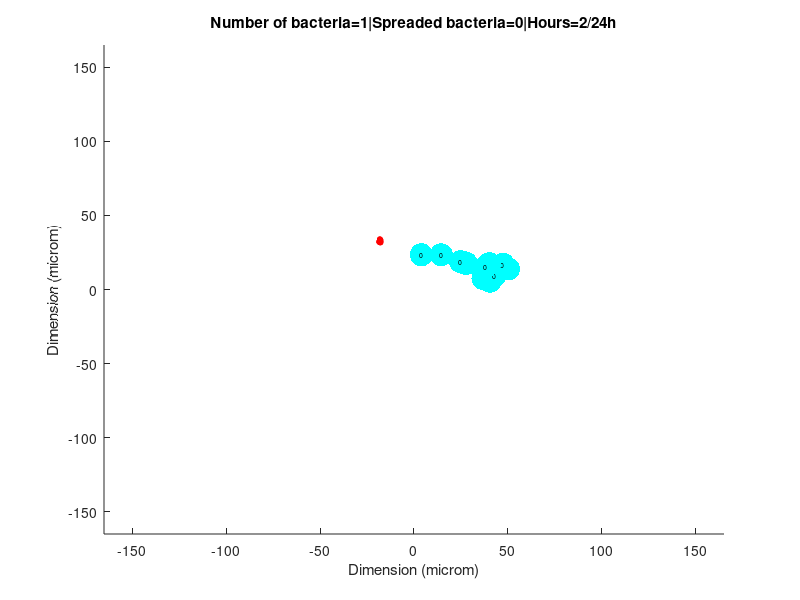

Write MATLAB code to recreate this figure.
%[n,nb,nummac,out] = AlveolusGame(pars)
%pars: [ 1.number of bacteria (1),
%        2.number of macrophages (3),
%        3.chemokine diffusion constant (6e3),
%        4.antigens per bacteria (1),
%        5.Movement in sessile phase (0.1),
%        6.Movement in flowing phase (3),
%        7.Radial flow (4.2e-2),
%        8.Bacteria dobling time (200),
%        9.Probability interchanged (0.999),
%       10.Bacteria saturation number (10),
%       11.Macrophage movement (2),
%       12.Phagocytosys rate (0.048),
%       13.Maximum bacteria per macrophage (50)
%       14.Distance to sense the metabolic gradient (30)
%       15.Sensitivity to feel the cytokine gradient (1e-6)]
%n: minutes at the end of the simulation
%nb: number of bacteria at the end of the simulation
%nummac: number of macrophages at the end of the simulation
%
%Multilevel model of the bacterial (Streptococcus pneumoniae) infection of
%an alveolus. It is simulated the stablishment of the infection. Bacteria
%interact with the alveolar macrophages and lung epithelial cells.
%
%Epithelial cells have intracellular signaling structure for inflammation
%through intracellular signaling pathway using ordinary differential equations
%(eqs).
%
%Bacteria and macrophages interact in the surfice of epithelial cells,
%modelled as an agent basd model (bacsMulti).
%
%bacsMulti:
%Mathematical simulation of bacterial groth and movement in a single
%alveolus together with macrophages movement and bacteria clearance.
%
%-Bacteria growth with a saturable process.
%-Bacteria jump stochasticaly between two liquid phases in alveolus: flowing
%phasde and stationary phase.
%-Coughing can be simulated, inactivated by default.
%-Bacteria move in a random walk way, faster in the flowing phase.
%-Macrophages move in a randomn walk way following the chemokine gradient
%produced by epithelial cells.
%-Macrophages eat bacteria. First attach and then there is a dynamics of
%phagogytosis. Macrophages die if the number of attached bacteria is very
%high.
%-There is a defined flow velocity of the mobile liquid phase.
%-Bacteria leave the alveolus when reach the border.
%
%Version 1.2 gaming (16.02.2017) by Guido Santos
%
function [n,nb,nummac,out] = AlveolusGame(pars)
global contador matBac
close all %Close previous figures
clc %Clear the screen
tic %Start counting time
if (exist('pars','var') == 0 || numel(pars) == 0)
    pars = ones(17,1); %Define the input if it doesn't exist
end
%Parameters to define
N                      = 11; %Numer of epithelial cells per row, [[PMID: 25360787]]
cel                    = 30; %Microm of epithelial cell (30 microM [[PMID: 25360787 & PMID: 7611375]])
incre                  = 5; %Interval of time between synchronization of models in minutes
nb                     = round(1*pars(1)); %Initial number of bacteria
nummac                 = round(1*pars(2)); %Number of macrophages, approximation from Bionumbers
FT                     = 24; %Final time for the model in hours
foco                   = 4; %Dispersion of initial bacteria in the alveolus
movie                  = 1; %If 1 show results and save movie
pantalla               = 0; %If 1 show the results in command windows
step1                  = 0.1*pars(5); %Movement rate in the sesile phase, assumed
step2                  = 3*pars(6); %Movemenet rate in the mobile phase, assumed
step3                  = 4.2e-2*pars(7); %min-1. Radial flow (4.2e-2) Fitted to alveolar clearance in figura 3B [[PMID: 17290033]] calculated in Excel parameters calculation.xlsx (sheet: alveoli flow)
%%
%Parameters defined
sensi                  = incre/60; %Interval of time between synchronization of models in hours
NN                     = N*N; %Number of cell in alveolus
tiempo                 = 0:sensi:FT; %Time for integration of the model
solver                 = @ode45; %Integration method
matriz                 = zeros(1,NN); %Initial conditions for the ODE model
dimens                 = (cel*N)/2; %Dimension of the alveoli in micrometers from Bionumbers (11 from 121 cells)
n                      = 0; %Initial number of iterations in minutes
out                    = 0; %Initial number of bacteria spreaded
pos                    = random('norm',0,dimens/foco,nb,2); %Normal distribution of initial bacteria
mac                    = dimens*(rand(nummac,2)*2 - 1); %Random localization of macrophages
neat                   = zeros(1,nummac); %Intrinsic macrophage time for bacteria phagocytosis
eaten                  = zeros(1,nummac); %Register of eated bacteria
c                      = 0; %Counting the iterations
nstop                  = 0; %Counting stoping time between the models
tstep                  = 0; %Counting the time steps between models
CHE                    = zeros(N,N,1); %Chemokine
final                  = 0;
step                   = ones(nb,1)*step1; %Movement rate in the sesile phase (step1)
%if movie == 1
%    writerObj1           = VideoWriter('Alveolus.avi'); %Create a movie
%    writerObj1.FrameRate = 3; %Define the frame rate
%    open(writerObj1); %Open the movie
%else
%    writerObj1 = []; %Create a movie
%end
%%
writerObj1 = [];
while (tstep < tiempo(end) && final == 0)
    %Run the models in steps
    tinit                                                                                            = nstop/60; %Initial time for the time step between models
    contador                                                                                         = 0; %Counting the integration steps
    [pos,out,n,nb,nummac,mac,neat,eaten,nstop,matBac,writerObj1,final,indMac,step,step1,step2,step3] = bacsMulti(pos,out,n,nb,nummac,mac,neat,eaten,nstop,CHE,writerObj1,N,cel,movie,final,pars,step,step1,step2,step3,pantalla); %Run the bacteria model
    nstop                                                                                            = nstop + incre; %Count the time step between models
    tstep                                                                                            = nstop/60; %In hours
    if tstep > tiempo(end)
        tstep = tiempo(end); %Cut the time to the maximum
    end
%    tspan  = tinit:sensi:tstep; %Integration interval
%    [t,y]  = feval(solver,@eqs,tspan,matriz,[],N,cel,pars); %Run the epithelial cell model
%    matriz = y(end,:); %Define the initial condition as the last condition of the previous run
%    c0     = 0; %Count the time steps
%    %%
%    %Join the integration steps
%    for time = t'
%        c          = c + 1;
%        c0         = c0 + 1;
%        CHE(:,:,c) = vec2mat(y(c0,1:NN),N);
%    end
    %%
end
%Create the movie
if movie == 1
    close(writerObj1);
end
%%
end
%Epithelial cell model
function dfx = eqs(~,x,N,cel,pars)
global contador matBac
contador = contador + 1; %Count the iterations
%Parameters
x(x < 1e-6) = 0;
R           = cel*N; %Total length of surface, microm
dx          = R/N; %Thickness of each layer microm
NN          = N*N; %Number of cells
X1          = vec2mat(x(1:NN),N)';
k1          = 4e-4; %Abitrary parameter
k2          = 1e3; %Abitrary parameter
Di          = 6e3*pars(3); %Abitrary parameter
%%
%Spatial model
 zero = zeros(1,N);
 % 1. Fluxes in x-direction; zero fluxes near boundaries
 FI = -Di.*[zero;X1(2:N,:) - X1(1:N-1,:);zero]./dx;
 % Add flux gradient to rate of change
 dI = (FI(2:N+1,:) - FI(1:N,:))./dx;
 % 2. Fluxes in y-direction; zero fluxes near boundaries
 FI = -Di.*[zero',X1(:,2:N) - X1(:,1:N-1),zero']./dx;
 % Add flux gradient to rate of change
 dI  = - dI - (FI(:,2:N+1) - FI(:,1:N))./dx;
%%
dxX = k1.*matBac.*pars(4) - k2.*X1.^2 + dI;
dfx = dxX(:); %Merge equations
end
%Bacteria model
function [pos,out,n,nb,nummac,mac,neat,eaten,nstop,matBac,writerObj1,final,indMac,step,step1,step2,step3] = bacsMulti(pos,out,n,nb,nummac,mac,neat,eaten,nstop,CHE,writerObj1,Nc,cel,movie,final,pars,step,step1,step2,step3,pantalla)
Itime = clock; %Initial time
%Biological parameters for alveolus and inputs
if exist('Nc','var') == 0
    Nc = 11; %Number of cells per row in alveolus
end
if exist('cel','var') == 0
    cel = 30; %Width of epitheliaol cell in microm
end
dimens = (cel*Nc)/2; %Dimension of the alveoli in micrometers from Bionumbers (11 from 121 cells)
if exist('nb','var') == 0
    nb = 1; %Initial number of bacteria
end
if exist('n','var') == 0
    n = 0; %Iterations
end
if exist('out','var') == 0
    out = 0; %initial number of bacteria spread
end
if exist('pos','var') == 0
    pos = random('norm',0,dimens/4,nb,2); %Normal distribution of initial bacteria
end
if exist('nummac','var') == 0
    nummac = 3; %Number of macrophages, approximation from Bionumbers
end
if exist('mac','var') == 0
    mac = dimens*(rand(nummac,2)*2 - 1); %Random localization of macrophages
end
if exist('neat','var') == 0
    neat = zeros(1,nummac); %Intrinsic macrophage time for bacteria phagocytosis
end
if exist('eaten','var') == 0
    eaten = zeros(1,nummac); %Register of eated bacteria
end
if exist('nstop','var') == 0
    nstop = 600; %Register of eated bacteria
end
if exist('CHE','var') == 0
    CHE = zeros(Nc,Nc,1); %Empty landscape of epithelial cells
end
if exist('writerObj1','var') == 0
    writerObj1 = VideoWriter('Alveolus.avi'); %Create a movie
    open(writerObj1); %Open a movie
end
limits             = [-dimens,dimens]; %Dimension of alveolus in nm (30 microM/cell [[PMID: 25360787 & PMID: 7611375]])
pos(pos > dimens)  = dimens; %No infection out of the alveolus
pos(pos < -dimens) = -dimens; %No infection out of the alveolus
front              = linspace(limits(1),limits(2),Nc + 1); %Define the frontiers of the epithelial cells
%%
%Biological parameters for bacteria
growth             = round(200*pars(8)); %min-1. 199.2 min doubling time (3.32 hours from [[pag 38 book: ISBN 978-1-908230-17-1]])Iterations per division (5e2)
probS              = 0.999*pars(9); %Probability of not being interchanged between phases (0.999) A lower value stablish the infection with low probability
cough              = 0; %If 1 activates coughing
probC              = 0.995; %Probability of not leave the alveolus from the mobile phase
maxbac             = 1e3; %Maximum number of bacteria in the alveolus simulated, not relevant
rad                = 1.5; %Region for determine the saturation of bacteria (1.5) Assuming two hexagonal layers
Mbac               = 10*pars(10); %Maximum number of bacteria inside the region to saturate the growth (10) Assuming two hexagonal layers
matBac             = zeros(Nc,Nc); %Define the bacteria matrix
%%
%Biological parameters for macrophages
macsiz = 10; %Macrophage size in micras (21 microm of diameter, from Wikipedia)
stepm  = 2*pars(11); %Movement of macrophages (2 micrm/min de [[PMID: 26202827]])
clebac = 0.048*pars(12); %Phagocytosys rate (min-1, calculated in Excel parameters calculation.xlsx (sheet: Phagocytosys rate) [[PMC266186]])
maxeat = 50*pars(13); %Maximum number of bacteria attached [[buscar]] %%% More than 70% of the macrophage perimeter covered of bacteria inside one minute
sensit = 1e-6*pars(15); %Sensitivity to feel the cytokine gradient [[buscar]].
indMac = ones(nummac,2); %Initial value for indexes of macrophages
%%
%Display parameters
fi      = 101; %Index for the figure
pintar  = 1; %If 1 displays the figure
iteplot = 10; %Number of iteration per plot
%%
% %Loop of simulation
if (nb < 1 || nb > maxbac || nummac < 1)
    final = 1; %Terminate the loop
end
if n == 0
   %Display the first condition
    if mod(n,iteplot) == 0
        if movie == 1
            if ishandle(fi*10) == 1
                close(fi*10) %Close previous figure
            end
            figure(fi*10) %Create figure
            set(fi*10,'Visible','off'); %Prevent display
            CHEt = CHE(:,:,end)'; %Transpose matrix
            imagesc(CHEt,[0 5e-4]) %Plot epithelial cell layer
            set(gca,'position',[0 0 1 1],'units','normalized') %Remove margins
            axis off %Clear axis
%            print(fi*10,'epithelial.png','-dpng') %Save image
%            img = imread('epithelial.png'); %Read the state as picture
            if pintar == 1
                figure(fi)
            else
                ff  = figure('visible','off');
            end
%            imagesc(limits,limits,img); %Plot the state of epithelial cells in the background
            hold on %Overlap graph
%            scatter(pos(:,1),pos(:,2),12,'MarkerFaceColor','r','MarkerEdgeColor','r',...
%                'MarkerFaceAlpha',.1,'MarkerEdgeAlpha',0) %Plot the bacteria with transparency
            scatter(pos(:,1),pos(:,2),12,'MarkerFaceColor','r','MarkerEdgeColor','r') %Plot the bacteria with transparency
            plot(mac(:,1),mac(:,2),'.c','MarkerSize',50) %Plot the macrophages
            hold off %Stop overlaping
            for m = 1:nummac
                text(mac(m,1),mac(m,2),num2str(eaten(m)),'HorizontalAlignment','center','FontSize',5); %Display the number of attached bacteria
            end
            xlim(limits) %Define the x axis limits
            ylim(limits) %Define the y axis limits
            title(strcat('Number of bacteria=',num2str(nb),'|Spreaded bacteria=',num2str(out),'|Hours=',num2str(floor(n/60)),'/24h')) %Number of bacteria in the title
            xlabel('Dimension (microm)') %x axis label
            ylabel('Dimension (microm)') %y axis label
%            if pintar == 1
%                frame1 = getframe(figure(fi)); %Save the figure as a frame
%            else
%                frame1 = getframe(ff); %Save the figure as a frame
%            end
%            writeVideo(writerObj1,frame1); %Write the frame in the movie
        end
        Ctime = clock; %Current time
        if round(Itime(5)) < 10
            minutosI = strcat('0',num2str(round(Itime(5)))); %Add a 0 if minutes are less than 10
        else
            minutosI = num2str(round(Itime(5))); %Save the time for minutes higher tha 10
        end
        if round(Ctime(5)) < 10
            minutosC = strcat('0',num2str(round(Ctime(5)))); %Add a 0 if minutes are less than 10
        else
            minutosC = num2str(round(Ctime(5))); %Save the time for minutes higher tha 10
        end
        horaI = strcat(num2str(Itime(4)),':',minutosI); %Save the time as a string
        horaC = strcat(num2str(Ctime(4)),':',minutosC); %Save the time as a string
        if pantalla == 1
            fprintf('Iteration: %g minutes (%g hours | %g days)\nAlveolar bacteria: %g\nSpreaded bacteria: %g\nMacrophages: %g\nInit time: %s\nCurrent time: %s\n',n,floor(n/60),floor(n/(60*24)),nb,out,nummac,horaI,horaC) %Display the results in the screen
            fprintf('\n') %Jump one line
        end
    end
    %%
end
while (nb > 0 && nb < maxbac && n < nstop && nummac > 0)
    %Display the current situation
    if mod(n,iteplot) == 0
        if movie == 1
            if ishandle(fi*10) == 1
                close(fi*10) %Close previous figure
            end
            figure(fi*10) %Create figure
            set(fi*10,'Visible','off'); %Prevent display
            CHEt = CHE(:,:,end)'; %Transpose matrix
            imagesc(CHEt,[0 5e-4]) %Plot epithelial cell layer
            set(gca,'position',[0 0 1 1],'units','normalized') %Remove margins
            axis off %Clear axis
%            print(fi*10,'epithelial.png','-dpng') %Save image
%            img = imread('epithelial.png'); %Read the state as picture
            if pintar == 1
                figure(fi)
            else
                ff  = figure('visible','off');
            end
%            imagesc(limits,limits,img); %Plot the state of epithelial cells in the background
            hold on %Overlap graph
%            scatter(pos(:,1),pos(:,2),12,'MarkerFaceColor','r','MarkerEdgeColor','r',...
%                'MarkerFaceAlpha',.1,'MarkerEdgeAlpha',0) %Plot the bacteria with transparency
            scatter(pos(:,1),pos(:,2),12,'MarkerFaceColor','r','MarkerEdgeColor','r') %Plot the bacteria with transparency
            plot(mac(:,1),mac(:,2),'.c','MarkerSize',50) %Plot the macrophages
            hold off %Stop overlaping
            for m = 1:nummac
                text(mac(m,1),mac(m,2),num2str(eaten(m)),'HorizontalAlignment','center','FontSize',5); %Display the number of attached bacteria
            end
            xlim(limits) %Define the x axis limits
            ylim(limits) %Define the y axis limits
            title(strcat('Number of bacteria=',num2str(nb),'|Spreaded bacteria=',num2str(out),'|Hours=',num2str(floor(n/60)),'/24h')) %Number of bacteria in the title
            xlabel('Dimension (microm)') %x axis label
            ylabel('Dimension (microm)') %y axis label
%            if pintar == 1
%                frame1 = getframe(figure(fi)); %Save the figure as a frame
%            else
%                frame1 = getframe(ff); %Save the figure as a frame
%            end
%            writeVideo(writerObj1,frame1); %Write the frame in the movie
        end
        Ctime = clock; %Current time
        if round(Itime(5)) < 10
            minutosI = strcat('0',num2str(round(Itime(5)))); %Add a 0 if minutes are less than 10
        else
            minutosI = num2str(round(Itime(5))); %Save the time for minutes higher tha 10
        end
        if round(Ctime(5)) < 10
            minutosC = strcat('0',num2str(round(Ctime(5)))); %Add a 0 if minutes are less than 10
        else
            minutosC = num2str(round(Ctime(5))); %Save the time for minutes higher tha 10
        end
        horaI = strcat(num2str(Itime(4)),':',minutosI); %Save the time as a string
        horaC = strcat(num2str(Ctime(4)),':',minutosC); %Save the time as a string
        if pantalla == 1
            fprintf('Iteration: %g minutes (%g hours | %g days)\nAlveolar bacteria: %g\nSpreaded bacteria: %g\nMacrophages: %g\nInit time: %s\nCurrent time: %s\n',n,floor(n/60),floor(n/(60*24)),nb,out,nummac,horaI,horaC) %Display the results in the screen
            fprintf('\n') %Jump one line
        end
    end
    %%
    %Iterations
    n   = n + 1; %Count the iterations (minutes)
    nbP = nb; %Save the previous iteration
    %%
    %Bacterial saturable growth
    sqdi             = squareform(pdist(pos)); %Calculate the distances
    sqce             = sqdi*0; %Temporal variable
    sqce(sqdi < rad) = 1; %Find short distances
    cerca            = sum(sqce,2); %Count the close bacteria
    crecen           = (cerca < Mbac); %Define the growing bacteria below the threshold
    if isempty(crecen)
        crecen = 1; %If it's empty give one value
    end
    if mod(n,growth) == 0
        pos(nb + 1:(nb + sum(crecen)),:)  = pos(crecen,:); %Bacteria divide
        step(nb + 1:(nb + sum(crecen)),1) = step(crecen,1); %Doubling the step vector
        nb                                = nb + sum(crecen); %Doubling the number of bacteria
    end
    %%
    %Interchange between phases
    step((rand(length(step),1) > probS & step == step1),1) = step2; %Jump to the mobile phase
    step((rand(length(step),1) > probS & step == step2),1) = step1; %Settle into the sessile phase
    %%
    %Simulating coughing
    if cough == 1
        fuera        = (rand(length(step),1) > probC & step == step2); %Count the bacteria being coughed
        pos(fuera,:) = []; %Remove bacteria
        step(fuera)  = []; %Remove stepsrand
        nb           = nb - sum(fuera); %Substract bacteria from the count
    end
    %%
    %Random movement of bacteria
    angl = rand(nb,1)*2*pi; %Random direction
    pos  = pos + [step.*cos(angl),step.*sin(angl)]; %Step into the direction defined
    %%
    %Movement of macrophages
    dist = zeros(length(pos(:,1)),nummac); %Define the distance matrix between bacteria and macrophages
    for m = 1:nummac
       dist(:,m) = sqrt((mac(m,1) - pos(:,1)).^2 + (mac(m,2) - pos(:,2)).^2); %Measure distance to macrophages
    end
    cCHE = CHE(:,:,end); %Current concentration of CHE
    angl = zeros(nummac,1); %Define the direction vector
    for m = 1:nummac
        angrec = [rand*2*pi;0;pi;pi/2;(3*pi)/2]; %Define the Manhattan angles
        fil    = find(abs(diff(front <= mac(m,1)))); %Row of macrophage in epithelial cells layer
        col    = find(abs(diff(front <= mac(m,2)))); %Column of macrophage in epithelial cells layer
        if isempty(fil)
            fil = Nc; %Prevent being out of the layer
        end
        if isempty(col)
            col = Nc; %Prevent being out of the layer
        end
        indmac            = [fil,col]; %Find the position of macrophages in epithelial layer
        vecin             = [indmac(1),indmac(2); %Look for the current cell
                             indmac(1) + 1,indmac(2); %Look for the rigth neighbour
                             indmac(1) - 1,indmac(2); %Look for the left neighbour
                             indmac(1),indmac(2) + 1; %Look for the down neighbour
                             indmac(1),indmac(2) - 1]; %Look for the up neighbour
        vecin(vecin < 1)  = 1; %Prevent the borders
        vecin(vecin > Nc) = Nc; %Prevent the borders
        vecin             = [cCHE(vecin(1,1),vecin(1,2));cCHE(vecin(2,1),vecin(2,2));cCHE(vecin(3,1),vecin(3,2));cCHE(vecin(4,1),vecin(4,2));cCHE(vecin(5,1),vecin(5,2))]; %Take the cytokine from the neighbours
        vecin             = round((vecin/sensit))*sensit; %Define the sensitivity to feel the gradient
        mover             = find(max(vecin) == vecin,1); %Find the maximum concentration
        angl(m,1)         = angrec(mover); %Define the directional movement
        if (min(dist(:,m)) < cel*pars(14) && numel(pos) > 0)
            [apol,~]  = cart2pol(pos(min(dist(:,m)) == dist(:,m),1) - mac(m,1),pos(min(dist(:,m)) == dist(:,m),2) - mac(m,2)); %Define the angle as the closest bacteria is is closer than one epithelial cell distance
            angl(m,1) = apol; %Save the angle
        end
    end
    mac                 = mac + [stepm.*cos(angl),stepm.*sin(angl)]; %Step into the direction defined
    mac(mac > dimens)   = dimens; %Define limits for the movement
    mac(mac < - dimens) = - dimens; %Define limits for the movement
    %%
    %Macrophages eat bacteria
    eaten = eaten + sum(dist < macsiz,1); %Count the attached bacteria per macrophages
    if sum(eaten > maxeat) ~= 0
        nummac = nummac - sum(eaten > maxeat); %Substract death macrophages
    end
    mac(eaten > maxeat,:)           = []; %Remove macrophages
    neat(eaten > maxeat)            = []; %Remove intrinsic time
    dist(:,eaten > maxeat)          = []; %Remove distance to bacteria
    eaten(eaten > maxeat)           = []; %Remove eated bacteria
    neat(sum(dist < macsiz,1) ~= 0) = 0; %Fix to 0 when macrophage eats bacteria
    eaten                           = eaten.*exp(-clebac.*neat); %Bacteria are phagocyted
    eaten                           = round(eaten); %Round number of bacteria attached
    pos(min(dist,[],2) < macsiz,:)  = []; %Remove bacteria attached to macrophages
    step(min(dist,[],2) < macsiz)   = []; %Remove steps
    if nummac > 0
        nb = nb - sum(min(dist,[],2) < macsiz); %Substract bacteria from the count
    end
    neat                            = neat + 1; %Count the intrinsic time
    %%
    %Movement through the mobile phase
    pos(step > step1,:) = pos(step > step1,:) + step3*pos(step > step1,:); %Radial flow
    %%
    %Bacteria leave the alveolus
    fuera        = sum(abs(pos) > dimens,2) > 0; %Count the bacteria out of the alveolus
    out          = out + sum(fuera); %Count the spreaded bacteria
    pos(fuera,:) = []; %Remove bacteria
    step(fuera)  = []; %Remove steps
    nb           = nb - sum(fuera); %Substract bacteria from the count
    %%
    %Count the bacteria per epithelial cell
    matBac = zeros(Nc,Nc); %Define the bacteria matrix
    for f = 1:Nc
        for c = 1:Nc
            if (f == 1 && c == 1)
                matBac(f,c) = sum(pos(step == step1,1) >= front(c) & pos(step == step1,1) <= front(c + 1) & pos(step == step1,2) >= front(f) & pos(step == step1,2) <= front(f + 1)); %Count the attached bacteria per epithelial cell
            elseif f == 1
                matBac(f,c) = sum(pos(step == step1,1) > front(c) & pos(step == step1,1) <= front(c + 1) & pos(step == step1,2) >= front(f) & pos(step == step1,2) <= front(f + 1)); %Count the attached bacteria per epithelial cell
            elseif c == 1
                matBac(f,c) = sum(pos(step == step1,1) >= front(c) & pos(step == step1,1) <= front(c + 1) & pos(step == step1,2) > front(f) & pos(step == step1,2) <= front(f + 1)); %Count the attached bacteria per epithelial cell
            else
                matBac(f,c) = sum(pos(step == step1,1) > front(c) & pos(step == step1,1) <= front(c + 1) & pos(step == step1,2) > front(f) & pos(step == step1,2) <= front(f + 1)); %Count the attached bacteria per epithelial cell
            end
        end
    end
    %%
    %Obtain the position of macrophages
    indMac = zeros(nummac,2); %Define the position indexes
    for ma = 1:nummac
        matMac = zeros(Nc,Nc); %Define the macrophage matrix
        for f = 1:Nc
            for c = 1:Nc
                if (f == 1 && c == 1)
                    matMac(f,c) = (mac(ma,1) >= front(c) & mac(ma,1) <= front(c + 1) & mac(ma,2) >= front(f) & mac(ma,2) <= front(f + 1)); %Count the attached bacteria per epithelial cell
                elseif f == 1
                    matMac(f,c) = (mac(ma,1) > front(c) & mac(ma,1) <= front(c + 1) & mac(ma,2) >= front(f) & mac(ma,2) <= front(f + 1)); %Count the attached bacteria per epithelial cell
                elseif c == 1
                    matMac(f,c) = (mac(ma,1) >= front(c) & mac(ma,1) <= front(c + 1) & mac(ma,2) > front(f) & mac(ma,2) <= front(f + 1)); %Count the attached bacteria per epithelial cell
                else
                    matMac(f,c) = (mac(ma,1) > front(c) & mac(ma,1) <= front(c + 1) & mac(ma,2) > front(f) & mac(ma,2) <= front(f + 1)); %Count the attached bacteria per epithelial cell
                end
            end
        end
    [I,J]        = ind2sub([Nc,Nc],find(matMac == 1));
    indMac(ma,:) = [I,J];
    end
end
end
%%
